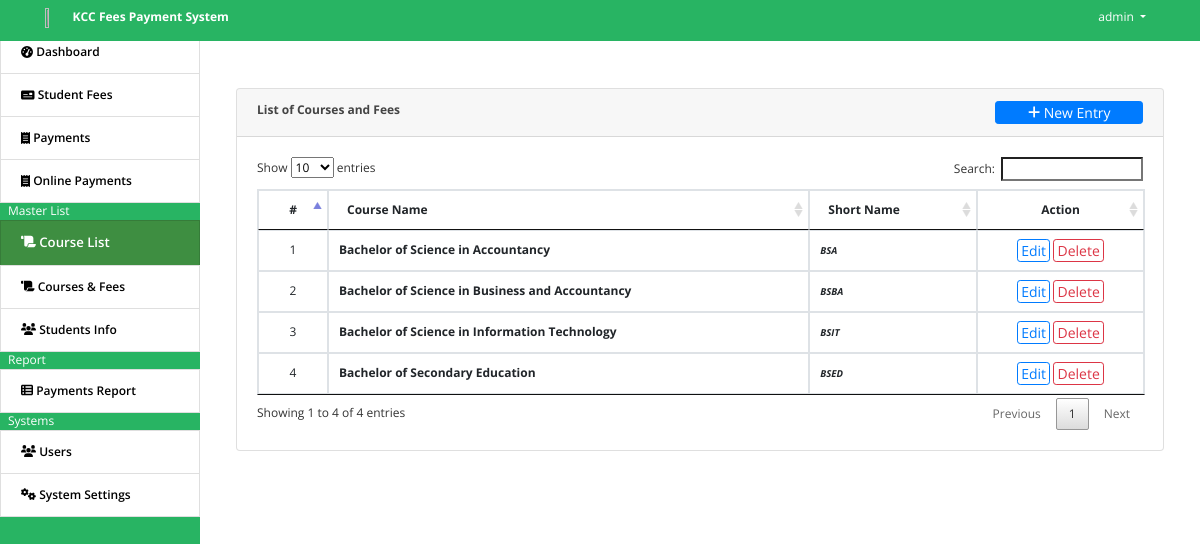
/index.php?page=course_list (signed in), run on the app's committed database.
### tables this page shows
CREATE TABLE `course_list` (
  `cl_id` int(11) NOT NULL,
  `course_name` text NOT NULL,
  `course_short_name` text NOT NULL,
  `created_at` timestamp NOT NULL DEFAULT current_timestamp() ON UPDATE current_timestamp(),
  `created_by` int(11) NOT NULL
);

### course_list.php (the view, shortened to what this page needs)
<?php include('db_connect.php');?>
<div class="container-fluid">
	<div class="col-lg-12">
		<div class="row">
			<div class="col-md-12">
				<div class="card">
					<div class="card-header">
						<b>List of Courses and Fees</b>
						<span class="float:right"><a class="btn btn-primary btn-block btn-sm col-sm-2 float-right" href="javascript:void(0)" id="new_course">
					<i class="fa fa-plus"></i> New Entry
				</a></span>
					</div>
					<div class="card-body">
						<table class="table table-condensed table-bordered table-hover">
							<thead>
								<tr>
									<th class="text-center">#</th>
									<th class="">Course Name</th>
									<th class="">Short Name</th>
									<?php if($_SESSION['login_type'] == 1): ?>
										<th class="text-center">Action</th>
									<?php endif; ?>
								</tr>
							</thead>
							<tbody>
								<?php
								$i = 1;
								$course = $conn->query("SELECT * FROM course_list  order by course_name asc ");
								while($row=$course->fetch_assoc()):
								?>
								<tr>
									<td class="text-center"><?php echo $i++ ?></td>
									<td>
										<p> <b><?php echo $row['course_name']?></b></p>
									</td>
									<td class="">
										 <p><small><i><b><?php echo $row['course_short_name'] ?></i></small></p>
									</td>
									<?php if($_SESSION['login_type'] == 1): ?>
										<td class="text-center">
											<button class="btn btn-sm btn-outline-primary edit_course" type="button" data-id="<?php echo $row['id'] ?>" >Edit</button>
											<button class="btn btn-sm btn-outline-danger delete_course" type="button" data-id="<?php echo $row['id'] ?>">Delete</button>
										</td>
									<?php endif; ?>
								</tr>
								<?php endwhile; ?>
							</tbody>
						</table>
					</div>
				</div>
			</div>
		</div>
	</div>
</div>

### assets/css/style.css (style rules this page uses)
body { font-family: "Open Sans", sans-serif; color: #444444; width: 100%; height: calc(100%); font-size: 12px; }
a { color: #1977cc; }
.btn-sm { padding: .0001rem .2rem; }

### index.php (style rules this page uses)
body { background: white; }

### course_list.php (style rules this page uses)
td { vertical-align: middle !important; }
td p { margin: unset }

### data on the page
course_list: course_name "Bachelor of Science in Accountancy", course_short_name "BSA"
course_list: course_name "Bachelor of Science in Business and Accountancy", course_short_name "BSBA"
course_list: course_name "Bachelor of Science in Information Technology", course_short_name "BSIT"
course_list: course_name "Bachelor of Secondary Education", course_short_name "BSED"

### other printed values
$_SESSION['system']['name'] "KCC Fees Payment System"
$_SESSION['login_name'] "admin"
